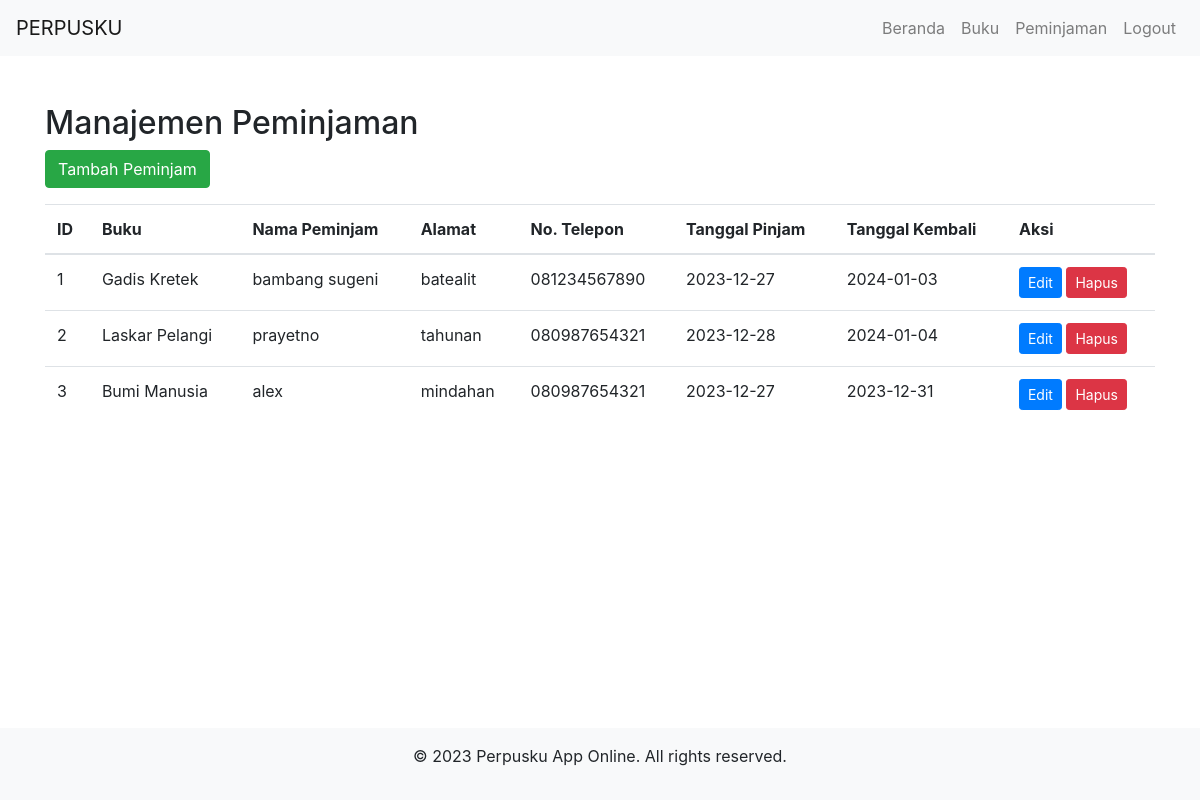
The app's page /peminjaman/peminjaman.php (signed in) with its own data.
### tables this page shows
CREATE TABLE `peminjaman` (
  `id` int(11) NOT NULL,
  `id_buku` int(11) NOT NULL,
  `nama` varchar(50) NOT NULL,
  `alamat` varchar(50) NOT NULL,
  `no_telepon` varchar(20) NOT NULL,
  `tanggal_pinjam` date NOT NULL,
  `tanggal_kembali` date NOT NULL
);

CREATE TABLE `buku` (
  `id` int(11) NOT NULL,
  `judul` varchar(255) NOT NULL,
  `penulis` varchar(255) NOT NULL,
  `tahun_terbit` int(11) NOT NULL
);

### peminjaman/peminjaman.php (the view, shortened to what this page needs)
<?php
include('../header.php');
include('../footer.php');
require_once("../config.php");
$query = "SELECT * FROM peminjaman";
$result = $conn->query($query);
?>
<!DOCTYPE html>
<html lang="en">
<head>
    <link rel="stylesheet" href="https://stackpath.bootstrapcdn.com/bootstrap/4.5.2/css/bootstrap.min.css">
</head>
<body>
    <div class="container mt-5">
        <h2>Manajemen Peminjaman</h2>
        <a href="create.php" class="btn btn-success mb-3">Tambah Peminjam</a>
        <table class="table">
            <thead>
                <tr>
                    <th>ID</th>
                    <th>Buku</th>
                    <th>Nama Peminjam</th>
                    <th>Alamat</th>
                    <th>No. Telepon</th>
                    <th>Tanggal Pinjam</th>
                    <th>Tanggal Kembali</th>
                    <th>Aksi</th>
                </tr>
            </thead>
            <tbody>
                <?php
                while ($row = $result->fetch_assoc()) {
                    echo "<tr>";
                    echo "<td>" . $row['id'] . "</td>";
                    $idBuku = $row['id_buku'];
                    $queryBuku = "SELECT judul FROM buku WHERE id=$idBuku";
                    $resultBuku = $conn->query($queryBuku);
                    $rowBuku = $resultBuku->fetch_assoc();
                    echo "<td>" . $rowBuku['judul'] . "</td>";
                    echo "<td>" . $row['nama'] . "</td>";
                    echo "<td>" . $row['alamat'] . "</td>";
                    echo "<td>" . $row['no_telepon'] . "</td>";
                    echo "<td>" . $row['tanggal_pinjam'] . "</td>";
                    echo "<td>" . $row['tanggal_kembali'] . "</td>";
                    echo "<td>
                            <a href='edit.php?id=" . $row['id'] . "' class='btn btn-primary btn-sm'>Edit</a>
                            <a href='delete.php?id=" . $row['id'] . "' class='btn btn-danger btn-sm'>Hapus</a>
                          </td>";
                    echo "</tr>";
                }
                ?>
            </tbody>
        </table>
    </div>
</body>
</html>

### header.php (shortened to what this page needs)
<!DOCTYPE html>
<html lang="en">
<head>
    <link rel="stylesheet" href="https://stackpath.bootstrapcdn.com/bootstrap/4.5.2/css/bootstrap.min.css">
</head>
<body>
<nav class="navbar navbar-expand-lg navbar-light bg-light fixed-top">
    <a class="navbar-brand" href="http://localhost/aplikasi_perpusku/index.php">PERPUSKU</a>
    <div class="collapse navbar-collapse" id="navbarNav">
        <ul class="navbar-nav ml-auto">
            <li class="nav-item">
                <a class="nav-link" href="http://localhost/aplikasi_perpusku/index.php">Beranda</a>
            </li>
            <li class="nav-item">
                <a class="nav-link" href="http://localhost/aplikasi_perpusku/buku/buku.php">Buku</a>
            </li>
            <li class="nav-item">
                <a class="nav-link" href="http://localhost/aplikasi_perpusku/peminjaman/peminjaman.php">Peminjaman</a>
            </li>
            <li class="nav-item">
                <a class="nav-link" href="http://localhost/aplikasi_perpusku/logout.php">Logout</a>
            </li>
        </ul>
    </div>
</nav>

### footer.php (shortened to what this page needs)
<footer class="mt-5 p-3 text-center bg-light fixed-bottom">
    <p>&copy; <?php echo date("Y"); ?> Perpusku App Online. All rights reserved.</p>
</footer>
</body>
</html>

### header.php (style rules this page uses)
body { padding-top: 56px; }

### records on screen
peminjaman: id "1", id_buku.judul "Gadis Kretek", nama "bambang sugeni", alamat "batealit", no_telepon "081234567890", tanggal_pinjam "2023-12-27", tanggal_kembali "2024-01-03"
peminjaman: id "2", id_buku.judul "Laskar Pelangi", nama "prayetno", alamat "tahunan", no_telepon "080987654321", tanggal_pinjam "2023-12-28", tanggal_kembali "2024-01-04"
peminjaman: id "3", id_buku.judul "Bumi Manusia", nama "alex", alamat "mindahan", no_telepon "080987654321", tanggal_pinjam "2023-12-27", tanggal_kembali "2023-12-31"
